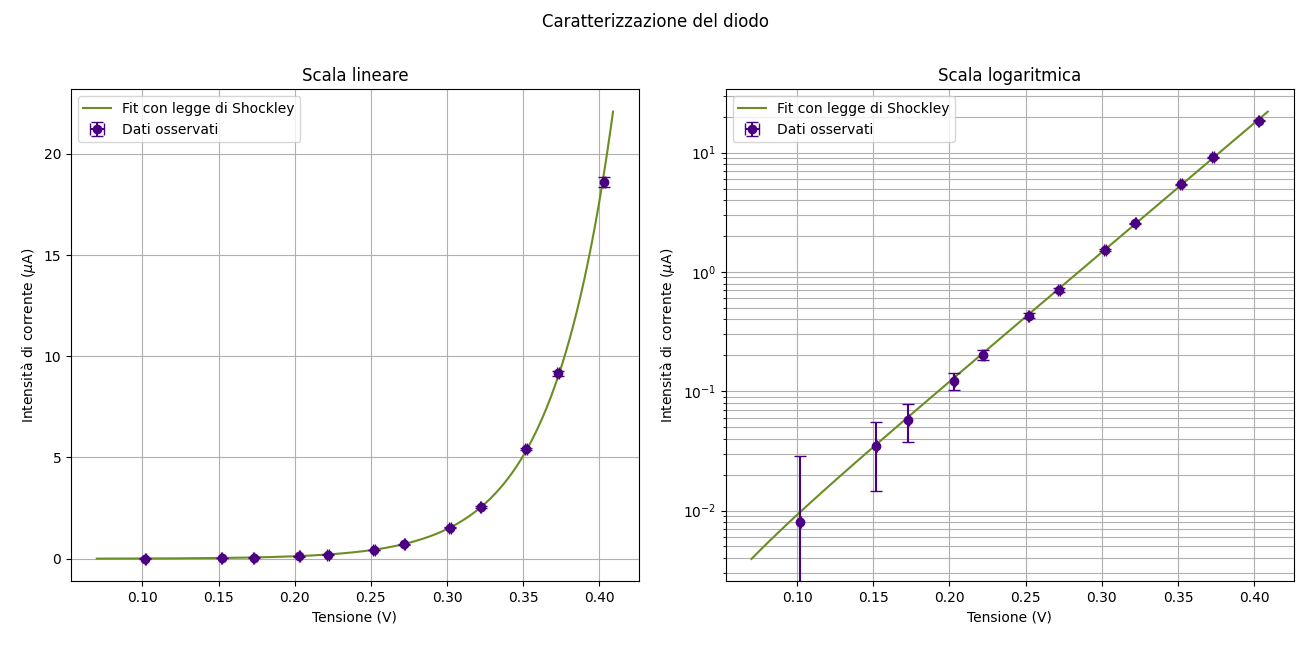

Python code for this plot:
import numpy as np
import matplotlib.pyplot as plt
from iminuit import Minuit
from iminuit.cost import LeastSquares
from scipy.stats import chi2

# Legge di Shockley:
q_KT = 38.6 # V^-1

def I_shockley (V, I_0, g):
    return I_0 * (np.exp (q_KT * V / g) - 1)

def dI_dV_shockley (V, I_0, g):
    return I_0 * np.exp (q_KT * V / g) * q_KT / g

# Prendiamo (come resistore) nelle due configurazioni V e I

# Configurazione 1:
#                 ----- amperometro --- resistenza ----
# generatore ----                                       -----
#                 -------------- voltmetro ------------

# Configurazione 2:
#                                  ----- resistenza -----
# generatore ---- amperometro ----                        ----
#                                  ----- voltmetro ------


# Configurazione 1: (err_I --> video 3 (dildo1.txt))

V_1 = np.array ([0.102, 0.152, 0.173, 0.203, 0.222, 0.252, 0.272, 0.302, 0.322, 0.352, 0.373, 0.403]) #V    (Da [0.352, 5.42] errore più alto su I vedi video 4)
I_1 = np.array ([0.008, 0.035, 0.058, 0.123, 0.203, 0.431, 0.705, 1.521, 2.550, 5.42, 9.16, 18.60]) #e-6 A

sigma_I_11 = np.ones (9) * 0.0205 #microA
sigma_I_12 = np.ones (3) * 0.0202 #microA
sigma_I_conf1 = np.array ([0.0205,
                           0.0205,
                           0.0205,
                           0.0205,
                           0.0205,
                           0.0205,
                           0.0205,
                           0.0205,
                           0.0205,
                           0.0202,
                           0.0202,
                           0.0202
                           ])

#Configurazione 2: (err_I --> video 5)
V_2 = np.array ([0.052, 0.072, 0.102, 0.122, 0.152, 0.173, 0.202, 0.222, 0.252, 0.272, 0.301, 0.321, 0.351, 0.372, 0.399]) # V    (Da [0.222, 0.221] errore su I video 6)
I_2 = np.array ([0.004, 0.009, 0.016, 0.025, 0.048, 0.073, 0.142, 0.221, 0.447, 0.725, 1.539, 2.555, 5.410, 9.10 , 18.50]) # e-6 A


# Fit in configurazione 1:

sigma_V_1 = 0.0005 # V
sigma_tot_conf1 = sigma_I_conf1.copy ()

for _ in range (8):
    ls = LeastSquares (V_1, 
                       I_1,
                       sigma_tot_conf1,
                       I_shockley)
    
    m = Minuit (ls, 
                I_0 = 0.0001,
                g = 1.5
                )
    
    m.migrad ()
    
    derivata_I_1 = dI_dV_shockley (V_1, m.values["I_0"], m.values["g"])
    sigma_tot_conf1 = np.sqrt (sigma_I_conf1**2 + (derivata_I_1 * sigma_V_1)**2)

ls = LeastSquares (V_1, 
                   I_1,
                   sigma_tot_conf1,
                   I_shockley)

m = Minuit (ls, 
            I_0 = m.values["I_0"],
            g = m.values["g"]
            )

m.migrad ()

for par, val, err in zip (m.parameters, m.values, m.errors):
    print (f"{par} = {val:.4f} \\pm {err:.4f}")
    
I_0_fit_1 = m.values["I_0"]
g_fit_1 = m.values["g"]

I_fit_punti_1 = I_shockley (V_1, I_0_fit_1, g_fit_1)
n_parametri_fit_1 = len (m.parameters)

chi2_lineare = np.sum (((I_1 - I_fit_punti_1) / sigma_tot_conf1) ** 2)
ndof_lineare = len (I_1) - n_parametri_fit_1
p_value_lineare = chi2.sf (chi2_lineare, ndof_lineare)

print (f"Chi2 lineare = {chi2_lineare:.2f}")
print (f"ndof lineare = {ndof_lineare}")
print (f"Chi2 ridotto lineare = {chi2_lineare / ndof_lineare:.2f}")
print (f"p-value lineare = {p_value_lineare:.4f}")

mask_log = (I_1 > 0) & (I_fit_punti_1 > 0)
sigma_log_I_1 = sigma_tot_conf1[mask_log] / I_1[mask_log]
chi2_log = np.sum (((np.log (I_1[mask_log]) - np.log (I_fit_punti_1[mask_log])) / sigma_log_I_1) ** 2)
ndof_log = np.sum (mask_log) - n_parametri_fit_1
p_value_log = chi2.sf (chi2_log, ndof_log)

print (f"Chi2 logaritmico = {chi2_log:.2f}")
print (f"ndof logaritmico = {ndof_log}")
print (f"Chi2 ridotto logaritmico = {chi2_log / ndof_log:.2f}")
print (f"p-value logaritmico = {p_value_log:.4f}")

fig, ax = plt.subplots (ncols = 2, nrows = 1, figsize = (12, 5))

x_axis_1 = np.linspace (0.07, max(V_2) + 0.01, 5000)
y_fit_1 = I_shockley (x_axis_1, I_0_fit_1, g_fit_1)
y_fit_1_log = np.where (y_fit_1 > 0, y_fit_1, np.nan)

fig.suptitle ("Caratterizzazione del diodo")
ax[0].set_title ("Scala lineare")
ax[0].set_xlabel ("Tensione (V)")
ax[0].set_ylabel ("Intensità di corrente ($\\mu$A)")

ax[0].plot (x_axis_1,
         y_fit_1,
         label = "Fit con legge di Shockley",
         color = "olivedrab"
         )

ax[0].errorbar (V_1, I_1,
             xerr = sigma_V_1,
             yerr = sigma_tot_conf1,
             color = "indigo",
             linestyle = "None",
             marker = 'o',
             capsize = 4,
             label = "Dati osservati"
             )

ax[1].set_title ("Scala logaritmica")
ax[1].set_xlabel ("Tensione (V)")
ax[1].set_ylabel ("Intensità di corrente ($\\mu$A)")
ax[1].set_yscale ("log")

ax[1].plot (x_axis_1,
         y_fit_1_log,
         label = "Fit con legge di Shockley",
         color = "olivedrab"
         )

ax[1].errorbar (V_1, I_1,
             xerr = sigma_V_1,
             yerr = sigma_tot_conf1,
             color = "indigo",
             linestyle = "None",
             marker = 'o',
             capsize = 4,
             label = "Dati osservati"
             )

for axis in ax:
    axis.legend ()
    axis.grid (True, which = "both")

plt.tight_layout ()
plt.show ()
